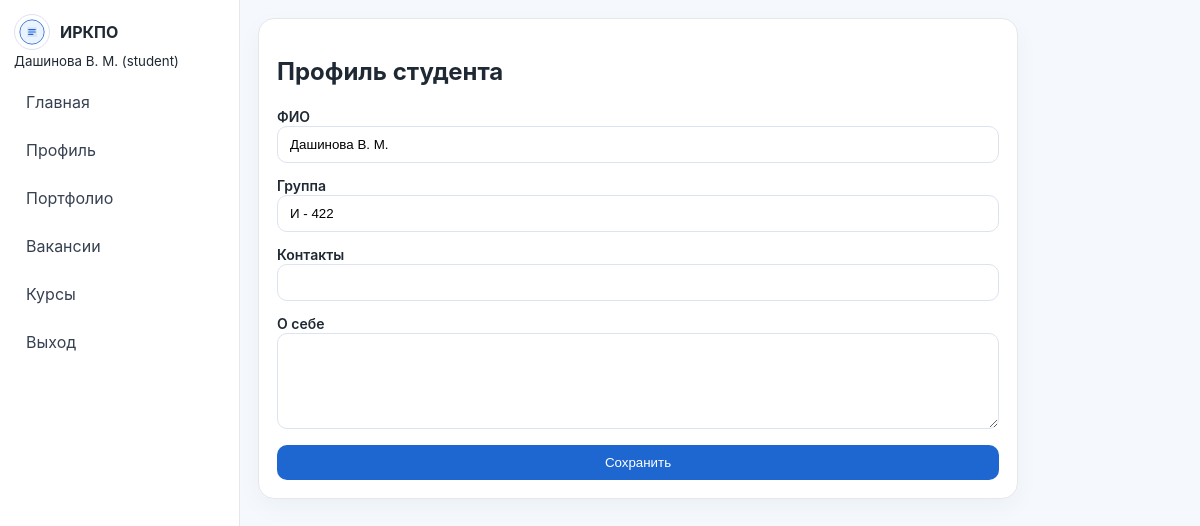
/student/profile (signed in), run on the app's committed database.
### app.py (models this page shows, shortened)
class User(UserMixin, db.Model):
    id = db.Column(db.Integer, primary_key=True)
    email = db.Column(db.String(120), unique=True, nullable=False)
    password_hash = db.Column(db.String(255), nullable=False)
    role = db.Column(db.String(20), nullable=False)  # student, admin, curator
    full_name = db.Column(db.String(120), nullable=False)
    group_name = db.Column(db.String(50))
    about = db.Column(db.Text)
    contacts = db.Column(db.String(255))
    resume_public_token = db.Column(db.String(64), unique=True, index=True)
    curator_id = db.Column(db.Integer, db.ForeignKey("user.id"))
    students = db.relationship("User", backref=db.backref("curator", remote_side=[id]), lazy=True)

### app.py (the view, shortened to what this page needs)
@app.route("/student/profile", methods=["GET", "POST"])
@login_required
@role_required("student")
def student_profile():
    return render_template("student/profile.html")

### app.py (called while the page is built)
@login_manager.user_loader
def load_user(user_id):
    return db.session.get(User, int(user_id))

def role_required(*roles):
    def decorator(func):
        @wraps(func)
        def wrapper(*args, **kwargs):
            if not current_user.is_authenticated:
                return login_manager.unauthorized()
            if current_user.role not in roles:
                flash("У вас нет доступа к этой странице.", "error")
                return redirect(url_for("index"))
            return func(*args, **kwargs)
        return wrapper
    return decorator

### templates/student/profile.html
{% extends 'base_dashboard.html' %}
{% block content %}
<div class="card" style="max-width:760px;">
  <h2>Профиль студента</h2>
  <form method="post" class="form">
    <div><label>ФИО</label><input name="full_name" value="{{ current_user.full_name or '' }}" required></div>
    <div><label>Группа</label><input name="group_name" value="{{ current_user.group_name or '' }}"></div>
    <div><label>Контакты</label><input name="contacts" value="{{ current_user.contacts or '' }}"></div>
    <div><label>О себе</label><textarea name="about">{{ current_user.about or '' }}</textarea></div>
    <button class="btn" type="submit">Сохранить</button>
  </form>
</div>
{% endblock %}

### templates/base_dashboard.html (shortened to what this page needs)
<!DOCTYPE html>
<html lang="ru">
<head>
  <link rel="stylesheet" href="{{ url_for('static', filename='css/style.css') }}">
</head>
<body>
<div class="layout">
  <aside class="sidebar">
    <div class="logo"><img src="{{ url_for('static', filename='images/logo.svg') }}" alt="logo">ИРКПО</div>
    <small>{{ current_user.full_name }} ({{ current_user.role }})</small>
    <nav>
      {% if current_user.role == 'student' %}
      <a href="{{ url_for('student_dashboard') }}">Главная</a>
      <a href="{{ url_for('student_profile') }}">Профиль</a>
      <a href="{{ url_for('student_portfolio') }}">Портфолио</a>
      <a href="{{ url_for('student_vacancies') }}">Вакансии</a>
      <a href="{{ url_for('student_courses') }}">Курсы</a>
      {% elif current_user.role == 'admin' %}
      <a href="{{ url_for('admin_dashboard') }}">Панель</a>
      <a href="{{ url_for('admin_students') }}">Студенты</a>
      <a href="{{ url_for('admin_vacancies') }}">Вакансии</a>
      <a href="{{ url_for('admin_courses') }}">Курсы/семинары</a>
      {% elif current_user.role == 'curator' %}
      <a href="{{ url_for('curator_students') }}">Мои студенты</a>
      {% endif %}
      <a href="{{ url_for('logout') }}">Выход</a>
    </nav>
  </aside>
  <main class="main">
    {% block content %}{% endblock %}
  </main>
</div>
</body>
</html>

### static/css/style.css (style rules this page uses)
* { box-sizing: border-box; }
body { margin: 0; font-family: Inter, Arial, sans-serif; background: #f5f8fc; color: #1f2933; }
a { color: #1e66d0; text-decoration: none; }
.logo { display:flex; align-items:center; gap:10px; font-weight:700; }
.logo img { width: 36px; height: 36px; border-radius: 50%; border:1px solid #dbe4f0; background:#fff; padding:4px; }
.btn { border:none; border-radius:10px; background:#1e66d0; color:#fff; padding:10px 14px; cursor:pointer; }
.card { background:#fff; border:1px solid #e5e7eb; border-radius:16px; padding:18px; box-shadow: 0 8px 24px rgba(15,23,42,0.04); }
input, textarea, select { width:100%; padding:10px 12px; border-radius:10px; border:1px solid #dbe4f0; background:#fff; }
textarea { min-height: 96px; }
label { font-size:14px; font-weight:600; }
.form { display:grid; gap:12px; }
.layout { display:grid; grid-template-columns:240px 1fr; min-height:100vh; }
.sidebar { background:#fff; border-right:1px solid #e5e7eb; padding:14px; }
.sidebar nav { display:grid; gap:8px; margin-top:12px; }
.sidebar a { padding:10px 12px; border-radius:10px; color:#374151; }
.main { padding:18px; }

### data on the page
User: full_name "Дашинова В. М.", role "student", group_name "И - 422"
